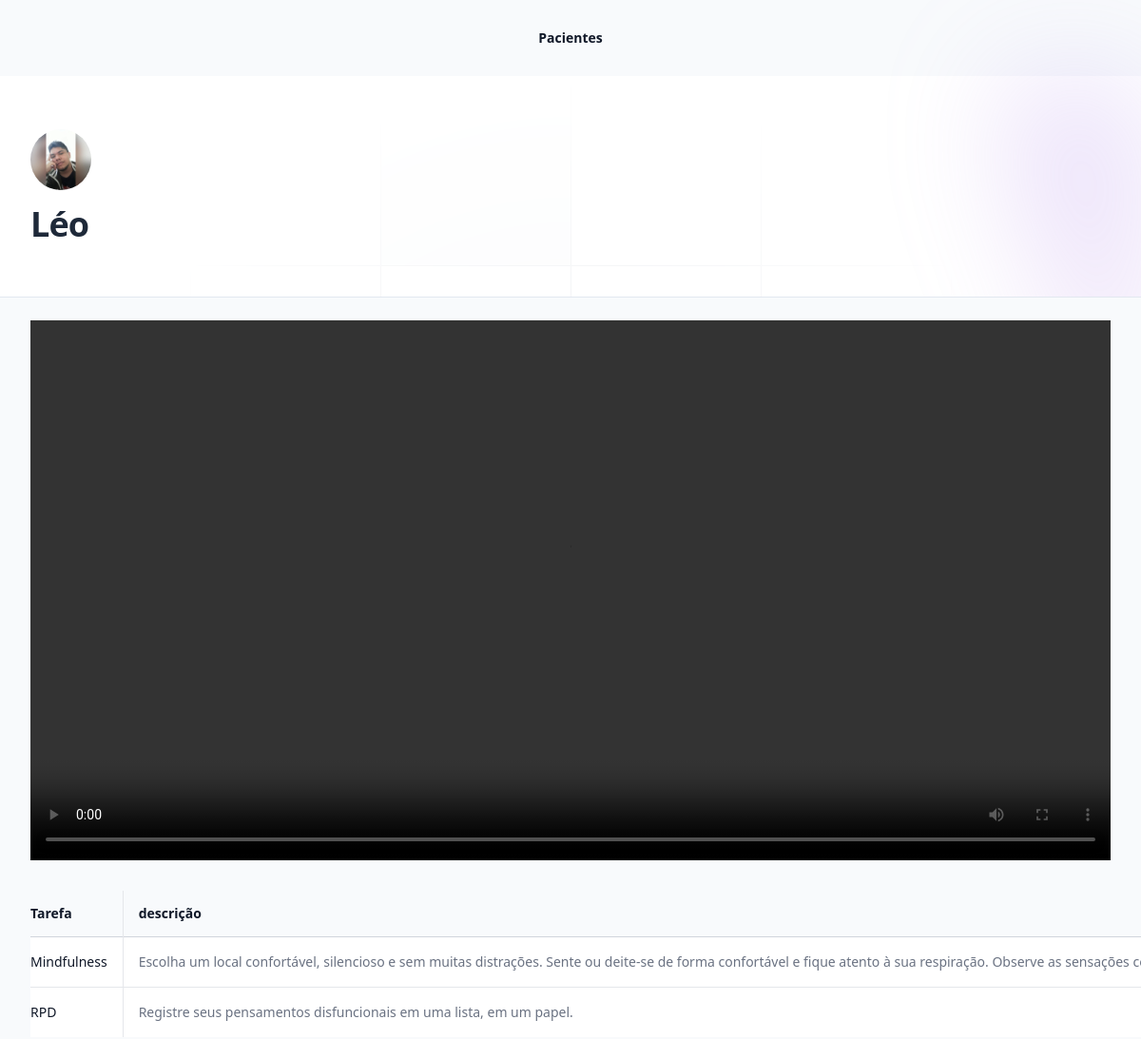
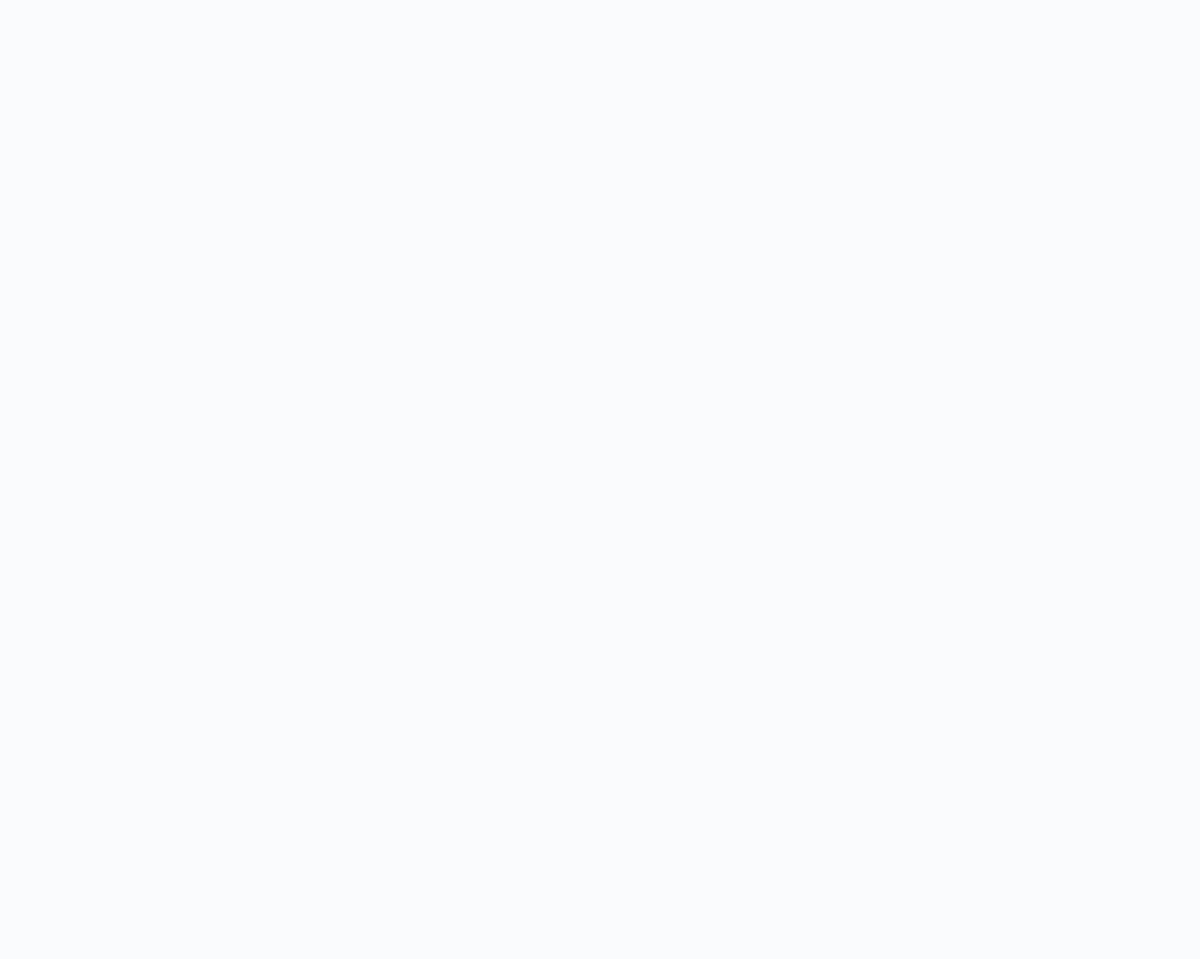
The app's page /pacientes/consulta_publica/4 with its own data (2 pictures, top to bottom).
### pacientes/models.py (models this page shows, shortened)
class Consultas(models.Model):
    humor = models.PositiveIntegerField()
    registro_geral = models.TextField()
    video = models.FileField(upload_to="video")
    tarefas = models.ManyToManyField(Tarefas)
    paciente = models.ForeignKey(Pacientes, on_delete=models.CASCADE)
    data = models.DateTimeField(auto_now_add=True)
    @property
    def link_publico(self):
        return f"http://127.0.0.1:8000{reverse('consulta_publica', kwargs={'id': self.id})}"

class Pacientes(models.Model):
    queixa_choices = (
        ('TDAH', 'Transtorno do déficit de atenção com hiperatividade'),
        ('D', 'Depressão'),
        ('A', 'Ansiedade'),
        ('TAG', 'Transtorno de ansiedade generalizada')
    )
    nome = models.CharField(max_length=255)
    email = models.EmailField(null=True, blank=True)
    telefone = models.CharField(max_length=255, null=True, blank=True)
    queixa = models.CharField(max_length=4, choices=queixa_choices, default='TDAH')
    foto = models.ImageField(upload_to='fotos')
    pagamento_em_dia = models.BooleanField(default=True)

class Tarefas(models.Model):
    frequencia_choices = (
        ('D', 'Diário'),
        ('1S', '1 vez por semana'),
        ('2S', '2 vezes por semana'),
        ('3S', '3 vezes por semana'),
        ('N', 'Ao necessitar')
    )
    tarefa = models.CharField(max_length=255)
    instrucoes = models.TextField()
    frequencia = models.CharField(max_length=2, choices=frequencia_choices, default='D')

### pacientes/views.py (the view)
# urls.py: path('consulta_publica/<int:id>', views.consulta_publica, name="consulta_publica"),
def consulta_publica(request, id):
    consulta = Consultas.objects.get(id=id)
    print(consulta.link_publico)
    if not consulta.paciente.pagamento_em_dia:
        raise Http404()
    return render(request, 'consulta_publica.html', {'consulta': consulta})

### pacientes/templates/consulta_publica.html (shortened to what this page needs)
{% extends "base.html" %}
{% block 'body' %}
<div class="relative isolate">
    <div class="pointer-events-none absolute left-1/2 right-0 top-0 -z-10 -ml-24 transform-gpu overflow-hidden blur-3xl lg:ml-24 xl:ml-48" aria-hidden="true">
    </div>
    <div class="py-14 sm:py-14">
        <div class="mx-auto max-w-7xl px-6 lg:px-8">
          <div class="mx-auto max-w-2xl lg:mx-0">
            <img class="size-16 rounded-full" src="{{consulta.paciente.foto.url}}" alt="">
            <p class="mt-4 text-pretty text-4xl font-semibold tracking-tight text-gray-800 sm:text-4xl">{{consulta.paciente.nome}}</p>
          </div>
        </div>
    </div>
    <div class="bg-slate-50 h-screen border-t-1 border-slate-200 ">
        <div class="max-w-7xl mx-auto px-6 lg:px-8 mt-6">
            <video class="w-full" controls>
                <source src="{{consulta.video.url}}" type="video/mp4">
            </video>
            <div class="mt-8">
                <div class="mt-8 flow-root">
                  <div class="-mx-4 -my-2 overflow-x-auto sm:-mx-6 lg:-mx-8">
                    <div class="inline-block min-w-full py-2 align-middle sm:px-6 lg:px-8">
                      <table class="min-w-full divide-y divide-gray-300">
                        <thead>
                          <tr class="divide-x divide-gray-200">
                            <th scope="col" class="py-3.5 pl-4 pr-4 text-left text-sm font-semibold text-gray-900 sm:pl-0">Tarefa</th>
                            <th scope="col" class="px-4 py-3.5 text-left text-sm font-semibold text-gray-900">descrição</th>
                          </tr>
                        </thead>
                        <tbody class="divide-y divide-gray-200 bg-white">
                            {% for tarefa in consulta.tarefas.all  %}
                                <tr class="divide-x divide-gray-200">
                                    <td class="whitespace-nowrap py-4 pl-4 pr-4 text-sm font-medium text-gray-900 sm:pl-0">{{tarefa.tarefa}}</td>
                                    <td class="whitespace-nowrap p-4 text-sm text-gray-500">{{tarefa.instrucoes}}</td>
                                </tr>
                            {% endfor %}
                        </tbody>
                      </table>
                    </div>
                  </div>
                </div>
              </div>
        </div>
    </div>
</div>
{% endblock 'body' %}

### records on screen
Consultas: paciente.foto (picture), paciente.nome "Léo"
Tarefas: tarefa "Mindfulness", instrucoes "Escolha um local confortável, silencioso e sem muitas distrações. Sente ou deite-se de forma confortável e fique atento à sua respiração. Observe as sensações…"
Tarefas: tarefa "RPD", instrucoes "Registre seus pensamentos disfuncionais em uma lista, em um papel."
